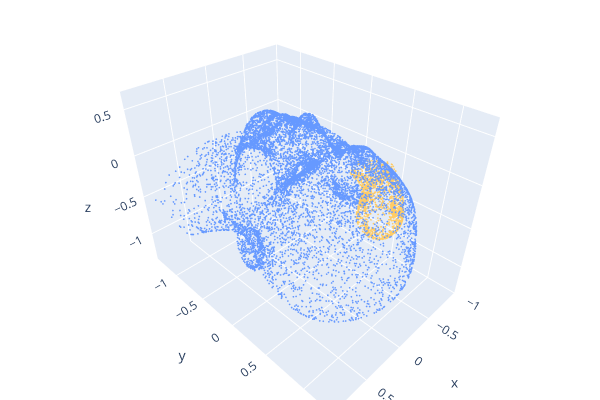

Source (notebook cell):
### Markdown cell above
### Visualize ref and src w/ estimated transform

### Code cell
estimated_t_src_pcd = src_pcd.transform(estimated_transform)
o3d.visualization.draw_plotly([ref_pcd, estimated_t_src_pcd])

# compute error
rre, rte = compute_registration_error(transform, estimated_transform)
print(f"RRE(deg): {rre:.3f}, RTE(m): {rte:.3f}")

### Figure 1 — Plotly figure (JSON) as saved in the notebook; plotly's stock layout.template omitted (floating-point values rounded to 4 significant figures; data arrays with more than 128 entries replaced by an {"elided": "..."} marker saying what was removed)
{"data": [{"marker": {"color": {"elided": "10788x3 float values"}, "size": 1}, "mode": "markers", "type": "scatter3d", "x": {"elided": "10788 float values"}, "y": {"elided": "10788 float values"}, "z": {"elided": "10788 float values"}}, {"marker": {"color": {"elided": "2057x3 float values"}, "size": 1}, "mode": "markers", "type": "scatter3d", "x": {"elided": "2057 float values"}, "y": {"elided": "2057 float values"}, "z": {"elided": "2057 float values"}}], "layout": {"height": 400, "margin": {"b": 0, "l": 0, "r": 0, "t": 0}, "scene": {"camera": {"center": {"x": 0, "y": 0, "z": 0}, "up": {"x": 0, "y": 0, "z": 1}}}, "showlegend": false, "width": 600}}
